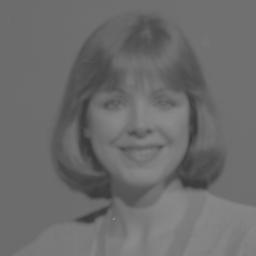
#> input picture contrast_stretch/imput/img_contrast_stretching.jpg, 256 x 256 px, found by its file name; its folder holds only this picture in this run
$ python ejercicio1.py
#> lines starting #> are read from the running program, lines starting #| are printed output that depends on the picture
import cv2
import os
import numpy as np
from matplotlib import pyplot as plt
import math

def pixel(lst):
    return((float(lst[0])+float(lst[1])+float(lst[2]))/3)


def run(folder):
    #Procesamos todos los elementos de la carpeta indicada
#> called with folder = './imput'
    for filename in os.listdir(folder):
        img = cv2.imread(os.path.join(folder,filename))
#> img is the input picture: shape (256, 256, 3); min 56, max 139, mean 107.8
        #Si el archivo es imagen:
        if img is not None:
            #mostramos imagen original
            cv2.imshow('imagen inicial',img)
            cv2.waitKey()
            #calculamos el histograma por cada capa y los mostramos
            lh=[]
            ll=[]
            for i in range(len(img[0][0])):
                h=cv2.calcHist([img], [i], None, [256], [0, 256])
                lh.append(h)
                plt.plot(h)
                plt.show()
                #calculamos los P(n)
                ph=[0]*256
                for i in range (len(h)):
                    ph[i]=h[i]/(img.shape[0]*img.shape[1])

                #calculamos los s(n)
                sn=[]
                for i in range(256):
                    t=0
                    for i in range(i):
                        t+=ph[i]
                    sn.append(math.floor(256*t))
                ll.append(sn)
#> this loop made 3 passes
#> pass 1, in run, `plt.show()`:
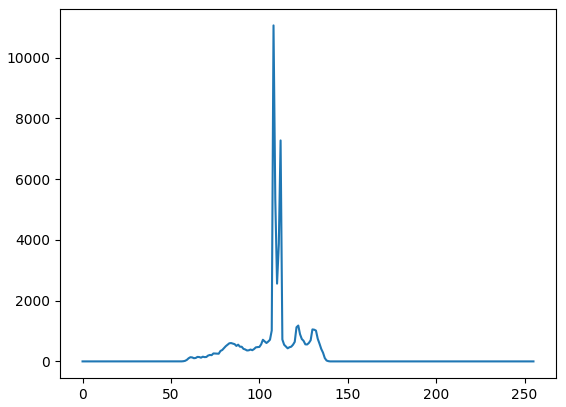
#> figure drawn by matplotlib, 1 panel; curve peaks at x = 108, y = 11064
#> after the loop, lh = 3 items; ll = 3 items

            #creamos una imagen en negro
            out=np.zeros(shape=img.shape,dtype=np.uint8)

            #aplicamos el Histogram equalization en los 3 canales
            for i in range(len(img[0][0])):
                for j in range(img.shape[0]):
                    for k in range(img.shape[1]):
                        out[j][k][i]=ll[i][img[j][k][i]]
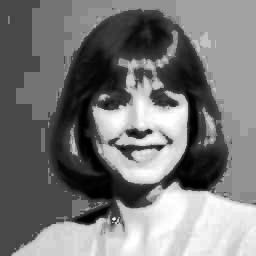
#> out: shape (256, 256, 3); min 0, max 255, mean 120.2


            cv2.imshow('imagen inicial',img)
            cv2.waitKey()
            cv2.imshow('imagen final',out)
            cv2.waitKey()

            hf = cv2.calcHist([out], [0], None, [256], [0, 256])
#> hf = 256 values, max 11064 at index 73, min 0 at index 14, mean 256
            plt.plot(hf)
            plt.show()
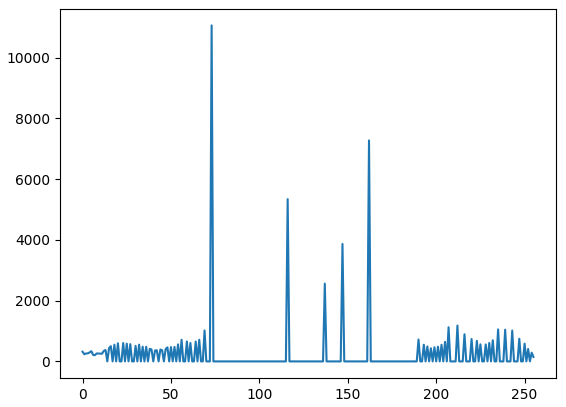
#> figure drawn by matplotlib, 1 panel; curve peaks at x = 73, y = 11064

            #guardamos la imagen generada
            cv2.imwrite('./out/out_'+filename,out)

run('./imput')
